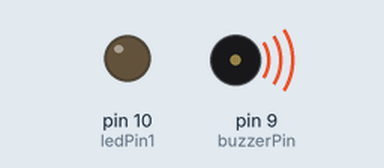
Bench run of a sketch on a simulated Arduino Uno, built with avr-gcc and run on an emulated ATmega328P. Parts: output pins drawn as LEDs (lit = HIGH), buzzer (waves = sounding). Pins used as bus, display or sensor lines are not drawn.

Above: at 0.42 s.
At 39.42 s:
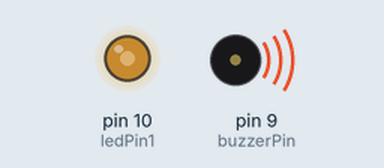
Timing chart, 0 to 40.0 s (numbered marks = the images above):
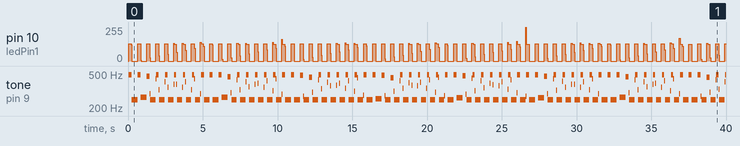

The sketch:

toneBuzzers.ino
```cpp
int buzzerPin = 9;
int ledPin1 = 10;
int dt1 = 1;
int dt2 = 2;

void setup() {
  // put your setup code here, to run once:
  pinMode(buzzerPin, OUTPUT);
  pinMode(ledPin1, OUTPUT);

}

void loop() {
  // put your main code here, to run repeatedly:
  for(int i = 0; i < 100; i++){
    digitalWrite(buzzerPin, HIGH);
    digitalWrite(ledPin1, HIGH);
    delay(dt1);
    digitalWrite(buzzerPin, LOW);
    digitalWrite(ledPin1, LOW);
    delay(dt1);
  }

  for(int i = 0; i < 100; i++){
    digitalWrite(buzzerPin, HIGH);
    delay(dt2);
    digitalWrite(buzzerPin, LOW);
    delay(dt2);
  }
}
```

Measured:
- by itself, tone on pin 9 (buzzerPin): plays 493 Hz for 0.20 s, 249 Hz for 0.40 s, 493 Hz for 0.20 s, 268 Hz for 0.40 s, 468 Hz for 0.20 s, 293 Hz for 0.04 s … (225 notes in this stretch)
